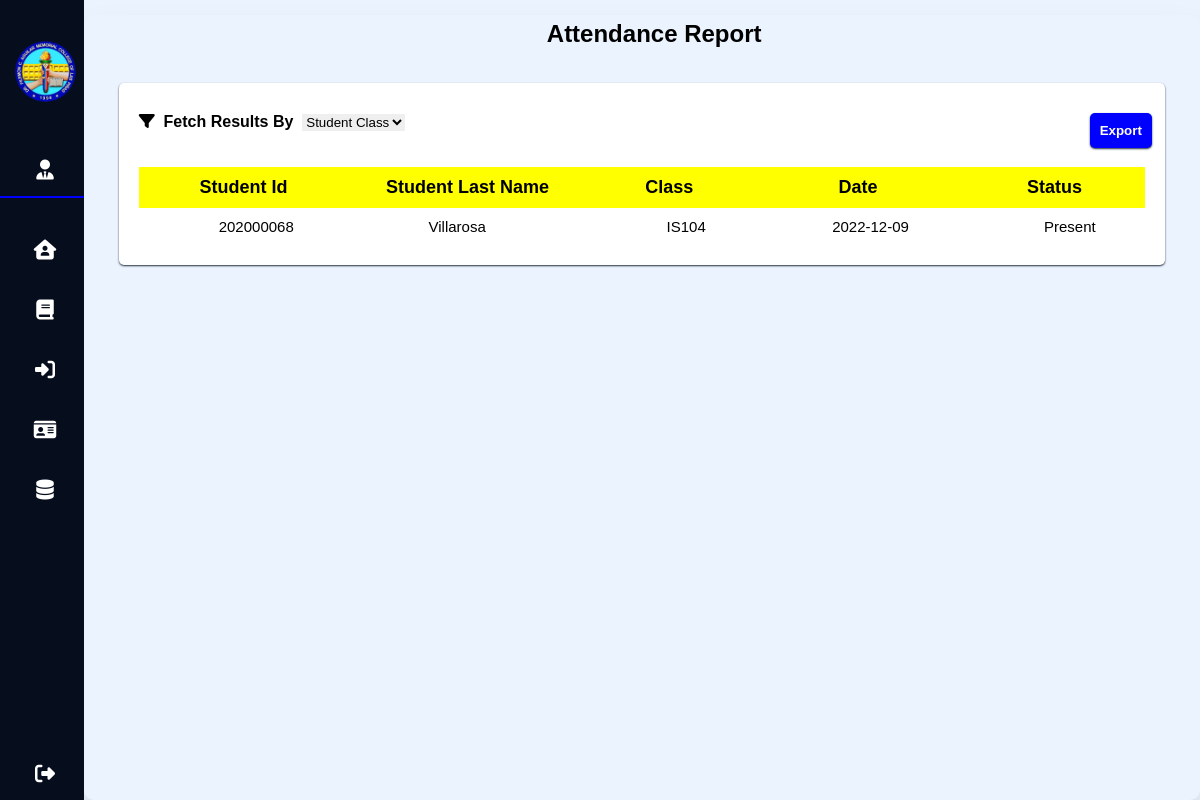
The page /prof/report.php (signed in) on the database its author committed.
### tables this page shows
CREATE TABLE `students` (
  `id` int(11) NOT NULL,
  `stud_id` int(11) NOT NULL,
  `stud_fname` varchar(100) NOT NULL,
  `stud_mname` varchar(100) NOT NULL,
  `stud_lname` varchar(100) NOT NULL,
  `stud_DOB` date NOT NULL,
  `stud_date_enrolled` date NOT NULL,
  `date_created` datetime NOT NULL DEFAULT current_timestamp(),
  `date_modified` datetime NOT NULL
);

CREATE TABLE `stud_class` (
  `class_id` int(11) NOT NULL,
  `stud_id` int(11) NOT NULL,
  `stud_prog` varchar(100) NOT NULL,
  `stud_course` varchar(100) NOT NULL,
  `stud_sec` varchar(100) NOT NULL
);

CREATE TABLE `timein` (
  `stud_id` int(11) NOT NULL,
  `course_code` varchar(100) NOT NULL,
  `log_date` date NOT NULL DEFAULT current_timestamp(),
  `log_time` time NOT NULL DEFAULT current_timestamp(),
  `status` varchar(50) DEFAULT NULL
);

### prof/report.php (the view, shortened to what this page needs)
<?php
    include('fetchcourse.php');
    $userid = $_SESSION['username'];
?>
<!DOCTYPE html>
<html lang="en">
    <head>
        <link rel="stylesheet" type="text/css" href="report.css">
    </head>
    <body>
        <div class="container">
            <nav>
                <ul>
                    <br>
                    <li><a href="dashboard.php" class="logo">
                        <img src="../login/updatedlogo.png" alt="">
                        </a></li> <br>
                    <li><a href="" style="cursor:auto;"><i class="fas fa-user-tie"></i>
                    </a></li>
                    <hr style="border: 1px solid blue;">
                    <br>
                    <li><a href="dashboard.php"><i class="fas fa-house-user"></i>
                    </a></li>
                    <a href=" class.php"><i class="fas fa-book"></i>
                    </a></li>
                    <a href="entry-point.php"><i class="fas fa-right-to-bracket"></i>
                    </a></li>
                    <li><a href="attendance.php"><i class="fas fa-id-card"></i>
                    </a></li>
                    <li><a href="report.php">
                        <i class="fas fa-database"></i>
                      </a></li>
                    <li><a href="dashboard.php?logout=''" class="logout"><i class="fas fa-sign-out-alt"></i>
                    </a></li>
                </ul>
            </nav>
            <section class="Record">
                <div class="section_top">
                    <h2 style="float: center; margin-left: 40%">Attendance Report</h2>
                </div>
                <div class="tbcontainer" id="tbcontainer">
                    <div class="Filters" id="filter">
                        <form method="post" action="export.php">
                            <input type="submit" name="export" class="btnExport" value="Export" />
                        </form>
                        <i class="fas fa-filter"></i>
                        <span> &nbsp Fetch results by &nbsp </span>
                        <select name="fetchval" id="fetchval" style="margin-top: 1px;">
                            <option value="" disabled="" selected="">Student Class</option>
                            </select>
                    </div>
                    <br><br>
                    <table class="table">
                        <thead>
                            <tr>
                                <th> Student Id </th>
                                <th> Student Last Name </th>
                                <th> Class </th>
                                <th> Date </th>
                                <th> Status </th>
                            </tr>
                        </thead>
                        <tbody>
                            <?php
                                $query = "SELECT students.stud_id, students.stud_lname, stud_class.stud_course, timein.status, timein.log_date
                                FROM students
                                INNER JOIN stud_class
                                ON students.stud_id = stud_class.stud_id
                                INNER JOIN entrance_log
                                ON students.stud_id = entrance_log.stud_id
                                INNER JOIN timein
                                ON students.stud_id = timein.stud_id
                                INNER JOIN timeout
                                ON students.stud_id = timeout.stud_id
                                INNER JOIN teachers
                                ON teachers.assigned_course = stud_class.stud_course
                                INNER JOIN users
                                ON users.teacher_id = teachers.teacher_id
                                WHERE users.username = '$userid'";
                                $result = mysqli_query($db, $query);
                                if (mysqli_num_rows($result) >  0) {
                                    foreach($result as $row) {
                                ?>
                                <tr>
                                    <td><?= $row['stud_id']; ?></td>
                                    <td><?= $row['stud_lname']; ?></td>
                                    <td><?= $row['stud_course']; ?> </td>
                                    <td><?= $row['log_date']; ?></td>
                                    <td><?= $row['status']; ?></td>
                                </tr>
                            </tbody>
                                <?php
                                    }
                                }
                                ?>
                    </table>
            </div>
        </div>
    </body>
</html>

### prof/report.css (style rules this page uses)
* { margin:0; padding:0; outline: none; border: none; text-decoration: none; font-family: "Poppins", sans-serif; box-sizing: border-box; }
body { background:#EBF3FE; }
nav { position:sticky; top: 0; bottom: 0; height: 100vh; left: 0; background: #060D1D; width: 90px; overflow: hidden; transition: 1s; }
.logo { text-align: center; display: flex; transition: all 0.5s ease; margin: 10px 0 0 0; }
.logo img { width: 70px; height: 70px; border-radius: 50%; }
a { position: relative; color: white; font-size: 14px; display: table; width: 320px; padding: 10px; }
nav .fas { position:relative; width: 70px; height:40px; top: 14px; font-size: 20px; text-align: center; }
.logout { position:absolute; bottom: 0; }
.container { display:flex; }
.Record { margin-top:15px; text-transform: capitalize; right: 0; width: 100%; border-radius: 10px; padding: 5px; box-shadow: 0 20px 35px rgba(0, 0, 0, 0.1); }
.section_top { position:relative; width: 100%; padding-bottom: 5px; padding-left: 26px; }
.Filters { position:relative; font-weight: bold; margin-top:10px; display: flex; width: 100%; }
.tbcontainer { padding:20px; position:relative; margin: 30px; background-color: #fff; box-shadow: 0px 1px 2px #232f3e; border-radius: 5px; }
table { position: relative; width: 100%; border-collapse:collapse; border-spacing: 0px; border: 2px black; }
table th { position:relative; top: 0px; padding-bottom: 5px; background-color: yellow; color: black; text-align: center; font-weight: bold; font-size: 18px; border-color: 2px blue; }
table th, table td { padding: 15px; padding-top: 10px; padding-bottom: 10px; }
table td { text-align: left; font-size: 15px; padding-left: 80px; }
.btnExport { font-weight: bold; margin-left: 94.5%; background-color: blue; color: white; box-shadow: 0px 1px 2px #232f3e; border-radius: 5px; position: absolute; margin-bottom: 80px; padding: 10px }

### rows shown on the page
students: stud_id "202000068", stud_lname "Villarosa", stud_class.stud_course "IS104", timein.log_date "2022-12-09", timein.status "Present"
